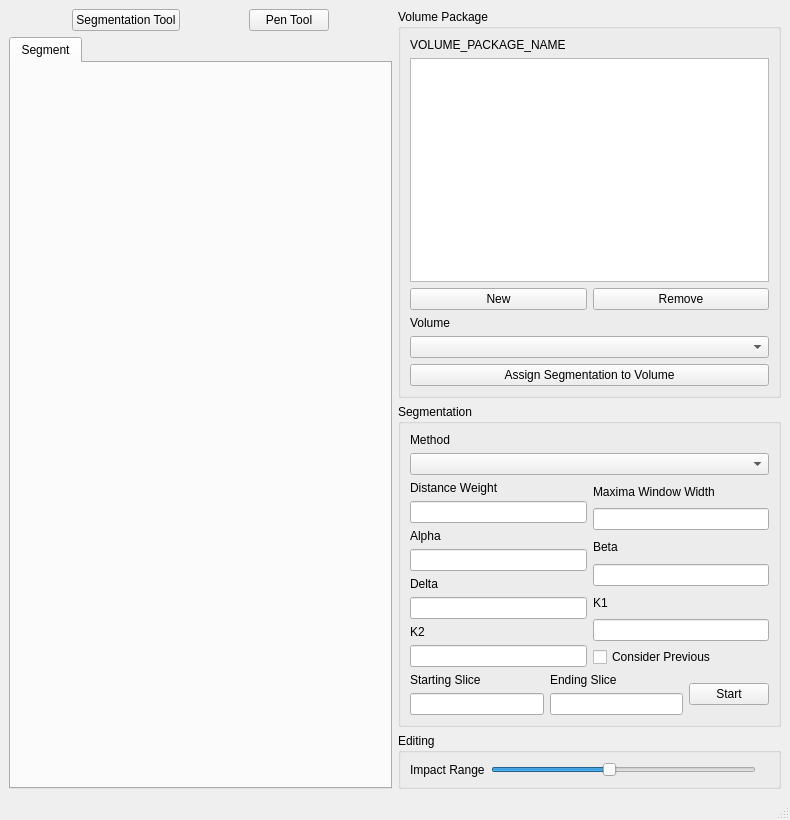
<?xml version="1.0" encoding="UTF-8"?>
<ui version="4.0">
 <class>VCMainWindow</class>
 <widget class="QMainWindow" name="VCMainWindow">
  <property name="geometry">
   <rect>
    <x>0</x>
    <y>0</y>
    <width>790</width>
    <height>820</height>
   </rect>
  </property>
  <property name="sizePolicy">
   <sizepolicy hsizetype="Preferred" vsizetype="Preferred">
    <horstretch>0</horstretch>
    <verstretch>0</verstretch>
   </sizepolicy>
  </property>
  <property name="windowTitle">
   <string>Volume Cartographer</string>
  </property>
  <widget class="QWidget" name="horizontalLayoutWidget">
   <property name="sizePolicy">
    <sizepolicy hsizetype="Preferred" vsizetype="Preferred">
     <horstretch>0</horstretch>
     <verstretch>0</verstretch>
    </sizepolicy>
   </property>
   <layout class="QHBoxLayout" name="horizontalLayout">
    <item>
     <layout class="QVBoxLayout" name="verticalLayout">
      <item>
       <layout class="QHBoxLayout" name="horizontalLayout_2">
        <item>
         <widget class="QPushButton" name="btnSegTool">
          <property name="sizePolicy">
           <sizepolicy hsizetype="Fixed" vsizetype="Fixed">
            <horstretch>0</horstretch>
            <verstretch>0</verstretch>
           </sizepolicy>
          </property>
          <property name="text">
           <string>Segmentation Tool</string>
          </property>
          <property name="checkable">
           <bool>true</bool>
          </property>
         </widget>
        </item>
        <item>
         <widget class="QPushButton" name="btnPenTool">
          <property name="sizePolicy">
           <sizepolicy hsizetype="Fixed" vsizetype="Fixed">
            <horstretch>0</horstretch>
            <verstretch>0</verstretch>
           </sizepolicy>
          </property>
          <property name="text">
           <string>Pen Tool</string>
          </property>
          <property name="checkable">
           <bool>true</bool>
          </property>
         </widget>
        </item>
       </layout>
      </item>
      <item>
       <layout class="QVBoxLayout" name="verticalLayout_11">
        <item>
         <widget class="QTabWidget" name="tabWidget">
          <property name="sizePolicy">
           <sizepolicy hsizetype="Expanding" vsizetype="Expanding">
            <horstretch>0</horstretch>
            <verstretch>0</verstretch>
           </sizepolicy>
          </property>
          <property name="currentIndex">
           <number>0</number>
          </property>
          <widget class="QWidget" name="tabSegment">
           <property name="sizePolicy">
            <sizepolicy hsizetype="Expanding" vsizetype="Expanding">
             <horstretch>0</horstretch>
             <verstretch>0</verstretch>
            </sizepolicy>
           </property>
           <attribute name="title">
            <string>Segment</string>
           </attribute>
          </widget>
         </widget>
        </item>
       </layout>
      </item>
     </layout>
    </item>
    <item>
     <layout class="QVBoxLayout" name="verticalLayout_2">
      <item>
       <widget class="QGroupBox" name="grpVolManager">
        <property name="minimumSize">
         <size>
          <width>20</width>
          <height>20</height>
         </size>
        </property>
        <property name="title">
         <string>Volume Package</string>
        </property>
        <layout class="QVBoxLayout" name="verticalLayout_3">
         <item>
          <widget class="QLabel" name="lblVpkgName">
           <property name="minimumSize">
            <size>
             <width>100</width>
             <height>0</height>
            </size>
           </property>
           <property name="text">
            <string>VOLUME_PACKAGE_NAME</string>
           </property>
           <property name="wordWrap">
            <bool>true</bool>
           </property>
          </widget>
         </item>
         <item>
          <widget class="QListWidget" name="lstPaths"/>
         </item>
         <item>
          <layout class="QHBoxLayout" name="horizontalLayout_3">
           <item>
            <widget class="QPushButton" name="btnNewPath">
             <property name="minimumSize">
              <size>
               <width>20</width>
               <height>20</height>
              </size>
             </property>
             <property name="text">
              <string>New</string>
             </property>
            </widget>
           </item>
           <item>
            <widget class="QPushButton" name="btnRemovePath">
             <property name="minimumSize">
              <size>
               <width>20</width>
               <height>20</height>
              </size>
             </property>
             <property name="text">
              <string>Remove</string>
             </property>
            </widget>
           </item>
          </layout>
         </item>
         <item>
          <widget class="QLabel" name="label_vol">
           <property name="text">
            <string>Volume</string>
           </property>
          </widget>
         </item>
         <item>
            <widget class="QComboBox" name="volSelect">
            </widget>
         </item>
         <item>
          <widget class="QPushButton" name="assignVol">
           <property name="text">
            <string>Assign Segmentation to Volume</string>
           </property>
          </widget>
         </item>
        </layout>
       </widget>
      </item>
      <item>
       <widget class="QGroupBox" name="grpSeg">
        <property name="title">
         <string>Segmentation</string>
        </property>
        <layout class="QVBoxLayout" name="verticalLayout_4">
         <item>
          <widget class="QLabel" name="label_5">
           <property name="text">
            <string>Method</string>
           </property>
          </widget>
         </item>
         <item>
          <widget class="QComboBox" name="cmbSegMethods"/>
         </item>
         <item>
          <layout class="QHBoxLayout" name="horizontalLayout_5">
           <item>
            <layout class="QVBoxLayout" name="verticalLayout_6">
             <item>
              <widget class="QLabel" name="label_6">
               <property name="text">
                <string>Distance Weight</string>
               </property>
              </widget>
             </item>
             <item>
              <widget class="QLineEdit" name="edtDistanceWeightVal"/>
             </item>
             <item>
              <widget class="QLabel" name="label_3">
               <property name="text">
                <string>Alpha</string>
               </property>
              </widget>
             </item>
             <item>
              <widget class="QLineEdit" name="edtAlphaVal"/>
             </item>
             <item>
              <widget class="QLabel" name="label_4">
               <property name="text">
                <string>Delta</string>
               </property>
              </widget>
             </item>
             <item>
              <widget class="QLineEdit" name="edtDeltaVal"/>
             </item>
             <item>
              <widget class="QLabel" name="label_11">
               <property name="text">
                <string>K2</string>
               </property>
              </widget>
             </item>
             <item>
              <widget class="QLineEdit" name="edtK2Val"/>
             </item>
            </layout>
           </item>
           <item>
            <layout class="QVBoxLayout" name="verticalLayout_5">
             <item>
              <widget class="QLabel" name="label_7">
               <property name="text">
                <string>Maxima Window Width</string>
               </property>
              </widget>
             </item>
             <item>
              <widget class="QLineEdit" name="edtWindowWidthVal"/>
             </item>
             <item>
              <widget class="QLabel" name="label_2">
               <property name="text">
                <string>Beta</string>
               </property>
              </widget>
             </item>
             <item>
              <widget class="QLineEdit" name="edtBetaVal"/>
             </item>
             <item>
              <widget class="QLabel" name="label_10">
               <property name="text">
                <string>K1</string>
               </property>
              </widget>
             </item>
             <item>
              <widget class="QLineEdit" name="edtK1Val"/>
             </item>
             <item>
              <widget class="QCheckBox" name="includeMiddleOpt">
               <property name="text">
                <string>Consider Previous</string>
               </property>
              </widget>
             </item>
            </layout>
           </item>
          </layout>
         </item>
         <item>
          <layout class="QHBoxLayout" name="horizontalLayout_6">
           <item>
            <layout class="QVBoxLayout" name="verticalLayout_9">
             <item>
              <widget class="QLabel" name="label_8">
               <property name="text">
                <string>Starting Slice</string>
               </property>
              </widget>
             </item>
             <item>
              <widget class="QLineEdit" name="edtStartingSliceVal"/>
             </item>
            </layout>
           </item>
           <item>
            <layout class="QVBoxLayout" name="verticalLayout_8">
             <item>
              <widget class="QLabel" name="label_9">
               <property name="text">
                <string>Ending Slice</string>
               </property>
              </widget>
             </item>
             <item>
              <widget class="QLineEdit" name="edtEndingSliceVal"/>
             </item>
            </layout>
           </item>
           <item>
            <layout class="QVBoxLayout" name="verticalLayout_7">
             <item>
              <widget class="QPushButton" name="btnStartSeg">
               <property name="text">
                <string>Start</string>
               </property>
              </widget>
             </item>
            </layout>
           </item>
          </layout>
         </item>
        </layout>
       </widget>
      </item>
      <item>
       <widget class="QGroupBox" name="groupBox_4">
        <property name="title">
         <string>Editing</string>
        </property>
        <layout class="QHBoxLayout" name="verticalLayout_13">
         <item>
          <widget class="QLabel" name="label">
           <property name="text">
            <string>Impact Range</string>
           </property>
          </widget>
         </item>
         <item>
          <widget class="QSlider" name="sldImpactRange">
           <property name="minimum">
            <number>1</number>
           </property>
           <property name="maximum">
            <number>10</number>
           </property>
           <property name="value">
            <number>5</number>
           </property>
           <property name="orientation">
            <enum>Qt::Horizontal</enum>
           </property>
          </widget>
         </item>
         <item>
          <widget class="QLabel" name="labImpactRange"/>
         </item>
        </layout>
       </widget>
      </item>
     </layout>
    </item>
   </layout>
  </widget>
  <widget class="QStatusBar" name="statusBar"/>
  <action name="actionOpen">
   <property name="text">
    <string>Open</string>
   </property>
  </action>
 </widget>
 <resources/>
 <connections/>
</ui>
